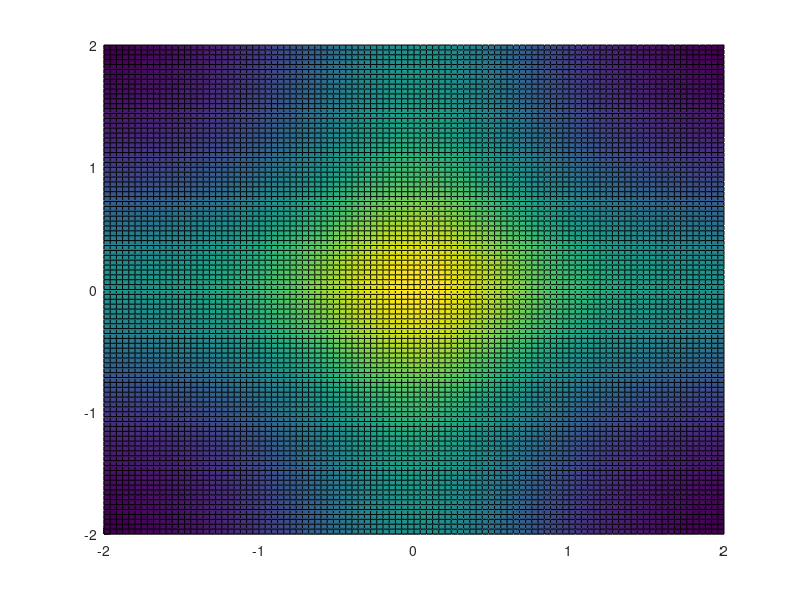

Source code (MATLAB): (Note: this script raises an error after producing the figure.)
close all, clear all;
sigmaSquared = .8;
G = 1;
epsilon = .1;
b = [1 -1];
c = [j -j];

%%%%%%%%%%%%%%%%%%%
% Creates the QPSK symbol locations
a = [1+j -1+j -1-j 1-j];

for re = -50:50         % -50:50 creates a 101 x 101 grid
    for im = -50:50
        x(re+51,im+51) = (re/25) + (im/25)*j;
    end
end
real_x = real(x);
imag_x = imag(x);

fx_real = zeros(2, 101, 101);
fxSum_real = zeros(1, 101, 101);
for loop = 1:2
    fx_real(loop,:,:) = (1/(2*pi*sigmaSquared))*exp((-1/(2*sigmaSquared))*abs((x-1*b(loop)).^2));
    fxSum_real(1, :,:) = fxSum_real(1, :,:) + fx_real(loop,:,:);
end
fxSum_real = fxSum_real .* .5;

    fx_imag = zeros(2, 101, 101);
    fxSum_imag = zeros(1, 101, 101);
    for loop = 1:2
        fx_imag(loop,:,:) = (1/(2*pi*sigmaSquared))*exp((-1/(2*sigmaSquared))*abs((x-1*c(loop)).^2));
        fxSum_imag(1, :,:) = fxSum_imag(1, :,:) + fx_imag(loop,:,:);
    end
    fxSum_imag = fxSum_imag .* .5;

p_b= zeros(2, 101, 101);
for n = 1:2
    p_b(n,:,:) = fx_real(n,:,:) ./ (2*fxSum_real(1,:,:));
end

    p_c= zeros(2, 101, 101);
    for n = 1:2
        p_c(n,:,:) = fx_imag(n,:,:) ./ (2*fxSum_imag(1,:,:));
    end

H_real = zeros(101, 101);
sumOfProb_real = zeros(101, 101);
for xCoord = -50:50
    for yCoord = -50:50
        for loop = 1:2
            sumOfProb_real(xCoord+51,yCoord+51) = sumOfProb_real(xCoord+51,yCoord+51) + ...
                p_b(loop,xCoord+51,yCoord+51)*log2(p_b(loop,xCoord+51,yCoord+51));
        end
        H_real((xCoord+51), (yCoord+51)) = -(sumOfProb_real(xCoord+51, yCoord+51));
    end
end

    H_imag = zeros(101, 101);
    sumOfProb_imag = zeros(101, 101);
    for xCoord = -50:50
        for yCoord = -50:50
            for loop = 1:2
                sumOfProb_imag(xCoord+51,yCoord+51) = sumOfProb_imag(xCoord+51,yCoord+51) + ...
                    p_c(loop,xCoord+51,yCoord+51)*log2(p_c(loop,xCoord+51,yCoord+51));
            end
            H_imag((xCoord+51), (yCoord+51)) = -(sumOfProb_imag(xCoord+51, yCoord+51));
        end
    end
    
H = H_real + H_imag;

    
I_real = 1 - H_real;
    I_imag = 1 - H_imag;
    
    I = I_real + I_imag;

bits_real = zeros(101,101);
for c = 1:101
    for d = 1:101
        if (I_real(c,d) < epsilon)
            bits_real(c,d) = 1;
        else
            bits_real (c,d) = 0;
        end
    end
end


    bits_imag = zeros(101,101);
    for c = 1:101
        for d = 1:101
            if (I_imag(c,d) < epsilon)
                bits_imag(c,d) = 1;
            else
                bits_imag (c,d) = 0;
            end
        end
    end

bits = bits_imag + bits_real;

%% Graphs

%%%%% Plot Equivocation
figure();
hold on
plot(a,'o', 'MarkerFaceColor', 'white', 'Color', 'black'); % Need to fix where this plots on the z axis
% surface(real_x, imag_x, H_real);
% surface(real_x, imag_x, H_imag);
surface(real_x, imag_x, H);
title("\sigma^2 = " + string(sigmaSquared));
xlabel('real');
ylabel('imaginary');
zlabel('Equivocation');
view(45, 60);
colormap(jet);
hold off

%%%%% Plot Mutual Information
figure();
hold on
plot(a,'o', 'MarkerFaceColor', 'white', 'Color', 'black'); % Need to fix where this plots on the z axis
% surface(real_x, imag_x, I_real);
% surface(real_x, imag_x, I_imag);
surface(real_x, imag_x, I);
title("\sigma^2 = " + string(sigmaSquared));
xlabel('real');
ylabel('imaginary');
zlabel('Mutual Information');
view(45, 60);
colormap(jet);
hold off


%%%%% Bits lost
figure();
hold on
plot(a,'o', 'MarkerFaceColor', 'white', 'Color', 'black'); % Need to fix where this plots on the z axis
% surface(real_x, imag_x, bits_real);
% surface(real_x, imag_x, bits_imag);
surface(real_x, imag_x, bits);
title("\sigma^2 = " + string(sigmaSquared));
xlabel('real');
ylabel('imaginary');
zlabel('Bits');
view(45, 60);
colormap(jet);
